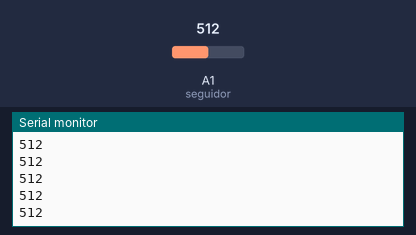
Simulated run of this sketch. Board: Arduino Uno, built with avr-gcc and run on an emulated ATmega328P. Shown: the last lines printed to the serial monitor. Inputs (shaded band) come from the test bench; at power-on: A1 (seguidor) = 512.

Above: at 1.2 s.
1.3 s: A1 (seguidor) set to 716
At 1.31 s:
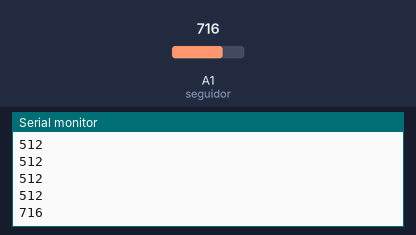
2.8 s: A1 (seguidor) set to 900
At 2.81 s:
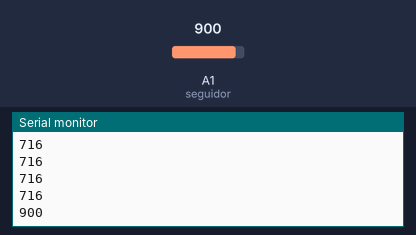
Timing chart, 0 to 5.8 s (numbered marks = the images above; inputs shaded):
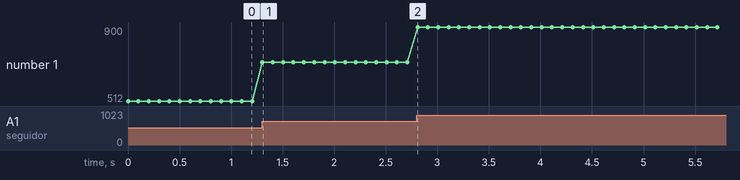

The sketch:

seguidorLinea.ino
```cpp
int seguidor = A1;   //pin seguidor de linea
int valSg = 0;       //Almacenamiento del valor del seguidor

void setup() {
  pinMode(seguidor, INPUT);
  Serial.begin(9600);
}

void loop() {

  valSg = analogRead(seguidor);
  Serial.println(valSg);
  delay(100);
}
```

Measured:
- after the input at 1.3 s, the serial monitor: prints a new line at once (image 1)
- after the input at 2.8 s, the serial monitor: prints a new line at once (image 2)
- plotted number 1: 512 → 716 after the input at 1.3 s, 716 → 900 after the input at 2.8 s
